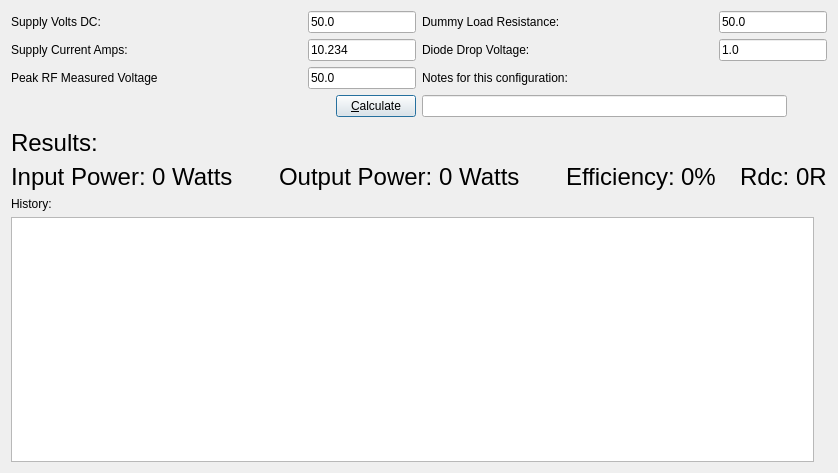
<?xml version="1.0" encoding="UTF-8"?>
<ui version="4.0">
 <class>Dialog</class>
 <widget class="QDialog" name="Dialog">
  <property name="geometry">
   <rect>
    <x>0</x>
    <y>0</y>
    <width>756</width>
    <height>473</height>
   </rect>
  </property>
  <property name="windowTitle">
   <string>RF Power Lab de G7KLJ</string>
  </property>
  <layout class="QVBoxLayout" name="verticalLayout_6">
   <item>
    <layout class="QVBoxLayout" name="verticalLayout_5">
     <item>
      <layout class="QHBoxLayout" name="horizontalLayout_11">
       <item>
        <layout class="QVBoxLayout" name="verticalLayout_2">
         <item>
          <layout class="QVBoxLayout" name="verticalLayout">
           <item>
            <layout class="QHBoxLayout" name="horizontalLayout_2">
             <item>
              <widget class="QLabel" name="label_4">
               <property name="text">
                <string>Supply Volts DC:</string>
               </property>
              </widget>
             </item>
             <item>
              <spacer name="horizontalSpacer">
               <property name="orientation">
                <enum>Qt::Horizontal</enum>
               </property>
               <property name="sizeHint" stdset="0">
                <size>
                 <width>40</width>
                 <height>20</height>
                </size>
               </property>
              </spacer>
             </item>
             <item>
              <widget class="QLineEdit" name="txtDCV">
               <property name="sizePolicy">
                <sizepolicy hsizetype="Preferred" vsizetype="Fixed">
                 <horstretch>0</horstretch>
                 <verstretch>0</verstretch>
                </sizepolicy>
               </property>
               <property name="text">
                <string>50.0</string>
               </property>
              </widget>
             </item>
            </layout>
           </item>
           <item>
            <layout class="QHBoxLayout" name="horizontalLayout_3">
             <item>
              <widget class="QLabel" name="label_5">
               <property name="text">
                <string>Supply Current Amps:</string>
               </property>
              </widget>
             </item>
             <item>
              <spacer name="horizontalSpacer_3">
               <property name="orientation">
                <enum>Qt::Horizontal</enum>
               </property>
               <property name="sizeType">
                <enum>QSizePolicy::MinimumExpanding</enum>
               </property>
               <property name="sizeHint" stdset="0">
                <size>
                 <width>40</width>
                 <height>20</height>
                </size>
               </property>
              </spacer>
             </item>
             <item>
              <widget class="QLineEdit" name="txtDCA">
               <property name="sizePolicy">
                <sizepolicy hsizetype="Preferred" vsizetype="Fixed">
                 <horstretch>0</horstretch>
                 <verstretch>0</verstretch>
                </sizepolicy>
               </property>
               <property name="text">
                <string>10.234</string>
               </property>
              </widget>
             </item>
            </layout>
           </item>
           <item>
            <layout class="QHBoxLayout" name="horizontalLayout_4">
             <item>
              <widget class="QLabel" name="label_3">
               <property name="text">
                <string>Peak RF Measured Voltage</string>
               </property>
              </widget>
             </item>
             <item>
              <spacer name="horizontalSpacer_2">
               <property name="orientation">
                <enum>Qt::Horizontal</enum>
               </property>
               <property name="sizeType">
                <enum>QSizePolicy::MinimumExpanding</enum>
               </property>
               <property name="sizeHint" stdset="0">
                <size>
                 <width>40</width>
                 <height>20</height>
                </size>
               </property>
              </spacer>
             </item>
             <item>
              <widget class="QLineEdit" name="txtPKRFV">
               <property name="sizePolicy">
                <sizepolicy hsizetype="Preferred" vsizetype="Fixed">
                 <horstretch>0</horstretch>
                 <verstretch>0</verstretch>
                </sizepolicy>
               </property>
               <property name="text">
                <string>50.0</string>
               </property>
              </widget>
             </item>
            </layout>
           </item>
          </layout>
         </item>
         <item>
          <layout class="QHBoxLayout" name="horizontalLayout_6">
           <item>
            <spacer name="horizontalSpacer_9">
             <property name="orientation">
              <enum>Qt::Horizontal</enum>
             </property>
             <property name="sizeHint" stdset="0">
              <size>
               <width>40</width>
               <height>20</height>
              </size>
             </property>
            </spacer>
           </item>
           <item>
            <widget class="QPushButton" name="btnCalc">
             <property name="text">
              <string>&amp;Calculate</string>
             </property>
             <property name="autoDefault">
              <bool>true</bool>
             </property>
             <property name="default">
              <bool>true</bool>
             </property>
             <property name="flat">
              <bool>false</bool>
             </property>
            </widget>
           </item>
          </layout>
         </item>
        </layout>
       </item>
       <item>
        <layout class="QVBoxLayout" name="verticalLayout_3">
         <item>
          <layout class="QHBoxLayout" name="horizontalLayout">
           <item>
            <widget class="QLabel" name="label">
             <property name="text">
              <string>Dummy Load Resistance:</string>
             </property>
            </widget>
           </item>
           <item>
            <spacer name="horizontalSpacer_4">
             <property name="orientation">
              <enum>Qt::Horizontal</enum>
             </property>
             <property name="sizeHint" stdset="0">
              <size>
               <width>40</width>
               <height>20</height>
              </size>
             </property>
            </spacer>
           </item>
           <item>
            <widget class="QLineEdit" name="txtDummyR">
             <property name="sizePolicy">
              <sizepolicy hsizetype="Preferred" vsizetype="Fixed">
               <horstretch>0</horstretch>
               <verstretch>0</verstretch>
              </sizepolicy>
             </property>
             <property name="text">
              <string>50.0</string>
             </property>
            </widget>
           </item>
          </layout>
         </item>
         <item>
          <layout class="QHBoxLayout" name="horizontalLayout_5">
           <item>
            <widget class="QLabel" name="label_2">
             <property name="text">
              <string>Diode Drop Voltage:</string>
             </property>
            </widget>
           </item>
           <item>
            <spacer name="horizontalSpacer_5">
             <property name="orientation">
              <enum>Qt::Horizontal</enum>
             </property>
             <property name="sizeHint" stdset="0">
              <size>
               <width>40</width>
               <height>20</height>
              </size>
             </property>
            </spacer>
           </item>
           <item>
            <widget class="QLineEdit" name="txtDiodeDrop">
             <property name="sizePolicy">
              <sizepolicy hsizetype="Preferred" vsizetype="Fixed">
               <horstretch>0</horstretch>
               <verstretch>0</verstretch>
              </sizepolicy>
             </property>
             <property name="text">
              <string>1.0</string>
             </property>
            </widget>
           </item>
          </layout>
         </item>
         <item>
          <layout class="QHBoxLayout" name="horizontalLayout_7">
           <item>
            <widget class="QLabel" name="label_9">
             <property name="sizePolicy">
              <sizepolicy hsizetype="Maximum" vsizetype="Preferred">
               <horstretch>0</horstretch>
               <verstretch>0</verstretch>
              </sizepolicy>
             </property>
             <property name="text">
              <string>Notes for this configuration:</string>
             </property>
            </widget>
           </item>
           <item>
            <spacer name="horizontalSpacer_8">
             <property name="orientation">
              <enum>Qt::Horizontal</enum>
             </property>
             <property name="sizeHint" stdset="0">
              <size>
               <width>40</width>
               <height>20</height>
              </size>
             </property>
            </spacer>
           </item>
          </layout>
         </item>
         <item>
          <layout class="QHBoxLayout" name="horizontalLayout_10">
           <item>
            <widget class="QLineEdit" name="txtNotes"/>
           </item>
           <item>
            <spacer name="horizontalSpacer_10">
             <property name="orientation">
              <enum>Qt::Horizontal</enum>
             </property>
             <property name="sizeType">
              <enum>QSizePolicy::Minimum</enum>
             </property>
             <property name="sizeHint" stdset="0">
              <size>
               <width>40</width>
               <height>20</height>
              </size>
             </property>
            </spacer>
           </item>
          </layout>
         </item>
        </layout>
       </item>
      </layout>
     </item>
     <item>
      <widget class="QFrame" name="line">
       <property name="frameShape">
        <enum>QFrame::StyledPanel</enum>
       </property>
       <property name="frameShadow">
        <enum>QFrame::Sunken</enum>
       </property>
      </widget>
     </item>
     <item>
      <widget class="QLabel" name="label_8">
       <property name="font">
        <font>
         <pointsize>18</pointsize>
        </font>
       </property>
       <property name="text">
        <string>Results:</string>
       </property>
      </widget>
     </item>
     <item>
      <layout class="QHBoxLayout" name="horizontalLayout_9">
       <item>
        <widget class="QLabel" name="label_7">
         <property name="font">
          <font>
           <pointsize>18</pointsize>
          </font>
         </property>
         <property name="text">
          <string>Input Power:</string>
         </property>
        </widget>
       </item>
       <item>
        <widget class="QLabel" name="lblInputPower">
         <property name="font">
          <font>
           <pointsize>18</pointsize>
          </font>
         </property>
         <property name="text">
          <string>0 Watts</string>
         </property>
        </widget>
       </item>
       <item>
        <spacer name="horizontalSpacer_11">
         <property name="orientation">
          <enum>Qt::Horizontal</enum>
         </property>
         <property name="sizeType">
          <enum>QSizePolicy::Minimum</enum>
         </property>
         <property name="sizeHint" stdset="0">
          <size>
           <width>40</width>
           <height>20</height>
          </size>
         </property>
        </spacer>
       </item>
       <item>
        <widget class="QLabel" name="lblo">
         <property name="font">
          <font>
           <pointsize>18</pointsize>
          </font>
         </property>
         <property name="text">
          <string>Output Power:</string>
         </property>
        </widget>
       </item>
       <item>
        <widget class="QLabel" name="lblOutputPower">
         <property name="font">
          <font>
           <pointsize>18</pointsize>
          </font>
         </property>
         <property name="text">
          <string>0 Watts</string>
         </property>
        </widget>
       </item>
       <item>
        <spacer name="horizontalSpacer_12">
         <property name="orientation">
          <enum>Qt::Horizontal</enum>
         </property>
         <property name="sizeType">
          <enum>QSizePolicy::Minimum</enum>
         </property>
         <property name="sizeHint" stdset="0">
          <size>
           <width>40</width>
           <height>20</height>
          </size>
         </property>
        </spacer>
       </item>
       <item>
        <widget class="QLabel" name="lblo_2">
         <property name="font">
          <font>
           <pointsize>18</pointsize>
          </font>
         </property>
         <property name="text">
          <string>Efficiency:</string>
         </property>
        </widget>
       </item>
       <item>
        <widget class="QLabel" name="lblEff">
         <property name="font">
          <font>
           <pointsize>18</pointsize>
          </font>
         </property>
         <property name="text">
          <string>0%</string>
         </property>
        </widget>
       </item>
       <item>
        <spacer name="horizontalSpacer_15">
         <property name="orientation">
          <enum>Qt::Horizontal</enum>
         </property>
         <property name="sizeType">
          <enum>QSizePolicy::Minimum</enum>
         </property>
         <property name="sizeHint" stdset="0">
          <size>
           <width>18</width>
           <height>20</height>
          </size>
         </property>
        </spacer>
       </item>
       <item>
        <widget class="QLabel" name="lblRdc1">
         <property name="font">
          <font>
           <pointsize>18</pointsize>
          </font>
         </property>
         <property name="text">
          <string>Rdc:</string>
         </property>
        </widget>
       </item>
       <item>
        <widget class="QLabel" name="lblRDC">
         <property name="font">
          <font>
           <pointsize>18</pointsize>
          </font>
         </property>
         <property name="text">
          <string>0R</string>
         </property>
        </widget>
       </item>
      </layout>
     </item>
     <item>
      <layout class="QHBoxLayout" name="horizontalLayout_8">
       <item>
        <layout class="QVBoxLayout" name="verticalLayout_4">
         <item>
          <widget class="QLabel" name="label_6">
           <property name="text">
            <string>History:</string>
           </property>
          </widget>
         </item>
         <item>
          <widget class="QTextEdit" name="txtHistory">
           <property name="readOnly">
            <bool>true</bool>
           </property>
           <property name="tabStopWidth">
            <number>80</number>
           </property>
           <property name="tabStopDistance">
            <double>80.000000000000000</double>
           </property>
          </widget>
         </item>
        </layout>
       </item>
       <item>
        <spacer name="horizontalSpacer_13">
         <property name="orientation">
          <enum>Qt::Horizontal</enum>
         </property>
         <property name="sizeType">
          <enum>QSizePolicy::Minimum</enum>
         </property>
         <property name="sizeHint" stdset="0">
          <size>
           <width>13</width>
           <height>20</height>
          </size>
         </property>
        </spacer>
       </item>
      </layout>
     </item>
    </layout>
   </item>
  </layout>
 </widget>
 <resources/>
 <connections/>
</ui>
